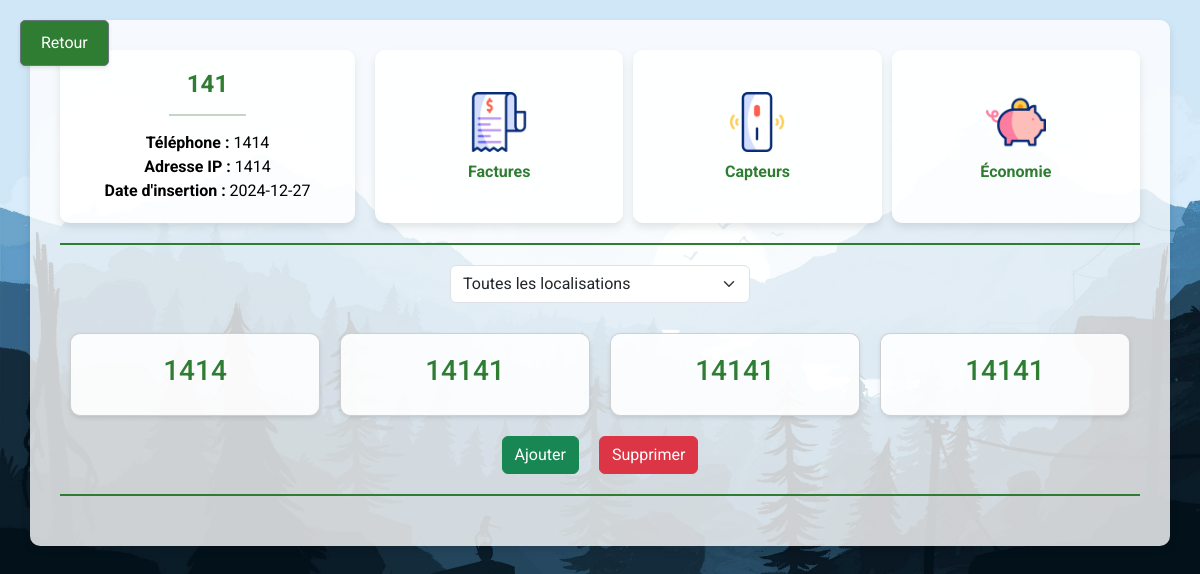
The page /logement/6 on the database its author committed.
### tables this page shows
CREATE TABLE Logement (
    id_Logement INTEGER PRIMARY KEY AUTOINCREMENT,
    ADRESSE TEXT NOT NULL, 
    NUMTEL TEXT,
    ADDRIP TEXT,
    DATEINSERTION DATE
);

CREATE TABLE Piece (
    id_Piece INTEGER PRIMARY KEY AUTOINCREMENT,
    NOM TEXT NOT NULL,
    LOCALISATION TEXT,
    id_Logement INTEGER,  
    FOREIGN KEY (id_Logement) REFERENCES Logement(id_Logement) ON DELETE CASCADE
);

### app.py (the view)
@app.route('/logement/<int:logement_id>')
def logement_details(logement_id):
    conn = get_db_connection()
    selected_location = request.args.get('location', 'all')
    try:
        logement = conn.execute('SELECT * FROM Logement WHERE id_Logement = ?', (logement_id,)).fetchone()
        if not logement:
            return "Logement non trouvé", 404
        logement = dict(logement)
        if selected_location == 'all':
            pieces_query = 'SELECT * FROM Piece WHERE id_Logement = ?'
            pieces = conn.execute(pieces_query, (logement_id,)).fetchall()
        else:
            pieces_query = 'SELECT * FROM Piece WHERE id_Logement = ? AND LOCALISATION = ?'
            pieces = conn.execute(pieces_query, (logement_id, selected_location)).fetchall()
        pieces = [dict(piece) for piece in pieces]
        capteurs_by_piece = {}
        for piece in pieces:
            capteurs = conn.execute('SELECT * FROM Capteur WHERE id_Piece = ?', (piece['id_Piece'],)).fetchall()
            capteurs_by_piece[piece['id_Piece']] = [dict(capteur) for capteur in capteurs]
        selected_piece_id = None
    except sqlite3.OperationalError as e:
        print(f"Erreur lors de l'accès aux détails du logement : {e}")
        logement, pieces, capteurs_by_piece, selected_piece_id = None, [], {}, None
    finally:
        conn.close()
    return render_template(
        'logement_details.html',
        logement=logement,
        pieces=pieces,
        capteurs_by_piece=capteurs_by_piece,
        selected_piece_id=selected_piece_id,
        selected_location=selected_location
    )

### app.py (called while the page is built)
def get_db_connection():
    conn = sqlite3.connect('base.db', timeout=10, isolation_level=None)
    conn.execute('PRAGMA journal_mode=WAL')
    conn.row_factory = sqlite3.Row
    return conn

### templates/logement_details.html (shortened to what this page needs)
<!DOCTYPE html>
<html lang="en">
<head>
    <link href="https://cdn.jsdelivr.net/npm/bootstrap@5.3.0/dist/css/bootstrap.min.css" rel="stylesheet">
</head>
<body>
    <div class="back-button">
        <a href="{{ url_for('index') }}" class="btn btn-secondary">Retour</a>
    </div>
    <div class="container">
        <div class="info-and-buttons">
            <a href="{{ url_for('info_logement', logement_id=logement['id_Logement']) }}" class="btn-card">
                <h4><strong>{{ logement['ADRESSE'] }}</strong></h4>
                <hr style="width: 30%; border: 1px solid #1f5822; margin: 15px 0;">
                <p><strong>Téléphone :</strong> {{ logement['NUMTEL'] }}</p>
                <p><strong>Adresse IP :</strong> {{ logement['ADDRIP'] }}</p>
                <p><strong>Date d'insertion :</strong> {{ logement['DATEINSERTION'] }}</p>
            </a>
            <div class="btn-container">
                <a href="{{ url_for('view_factures', logement_id=logement['id_Logement']) }}" class="btn-card">
                    <img src="{{ url_for('static', filename='images/factures_static.gif') }}" alt="Factures">
                    <h5>Factures</h5>
                </a>
                <a href="{{ url_for('view_capteurs', logement_id=logement['id_Logement']) }}" class="btn-card">
                    <img src="{{ url_for('static', filename='images/capteurs_static.gif') }}" alt="Capteurs">
                    <h5>Capteurs</h5>
                </a>
                <a href="{{ url_for('view_economies', logement_id=logement['id_Logement']) }}" class="btn-card">
                    <img src="{{ url_for('static', filename='images/economies_static.gif') }}" alt="Économie">
                    <h5>Économie</h5>
                </a>
            </div>
        </div>
        <div class="separator"></div>
        <div class="filter-container">
            <form method="GET" action="{{ url_for('logement_details', logement_id=logement['id_Logement']) }}" class="filter-wrapper">
                <select id="locationFilter" name="location" class="form-select" onchange="this.form.submit()">
                    <option value="all" {% if selected_location == 'all' %}selected{% endif %}>Toutes les localisations</option>
                </select>
            </form>
        </div>
        <div class="card-container">
            {% for piece in pieces %}
            <div class="card toggle-capteurs" data-piece-id="{{ piece['id_Piece'] }}">
                <h3>{{ piece['NOM'] }}</h3>
            </div>
            {% endfor %}
        </div>
        <div class="action-buttons">
            <a href="{{ url_for('add_piece', logement_id=logement['id_Logement']) }}" class="btn btn-success">Ajouter</a>
            <a href="{{ url_for('delete_piece', logement_id=logement['id_Logement']) }}" class="btn btn-danger">Supprimer</a>
        </div>
        <div class="separator"></div>
    </div>
</body>
</html>

### rows shown on the page
Logement: ADRESSE "141", NUMTEL "1414", ADDRIP "1414", DATEINSERTION "2024-12-27"
Piece: NOM "1414"
Piece: NOM "14141"
Piece: NOM "14141"
Piece: NOM "14141"
